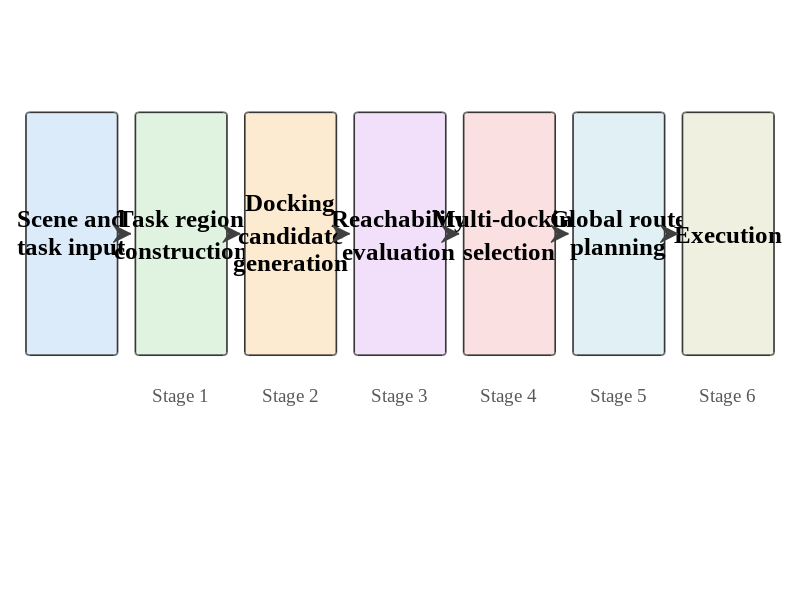

The MATLAB source for this figure: (Note: this script raises an error after producing the figure.)
function plot_framework_pipeline(out_dir)
%PLOT_FRAMEWORK_PIPELINE Draw a clean horizontal RCH-MT-MMP framework.
%
%   Stage numbering is continuous (Stage 1-6) after the scene-input box,
%   with enlarged box text so the figure stays legible when scaled to
%   \textwidth in the two-column IEEEtran layout.

    if nargin < 1 || isempty(out_dir)
        out_dir = fullfile(fileparts(fileparts(mfilename('fullpath'))), ...
                           'results', 'figures');
    end
    if ~exist(out_dir, 'dir'), mkdir(out_dir); end

    fig = figure('Name', 'RCH-MT-MMP Framework', 'Visible', 'off', ...
                 'Color', 'w', 'Position', [80, 80, 1500, 360]);
    ax = axes('Parent', fig, 'Position', [0.015, 0.04, 0.97, 0.92]);
    axis(ax, [0 1 0 1]);
    axis(ax, 'off');
    hold(ax, 'on');

    % {label lines; stage number (0 = no stage label)}
    stages = { ...
        {{'Scene and', 'task input'},             0}; ...
        {{'Task region', 'construction'},         1}; ...
        {{'Docking', 'candidate', 'generation'},  2}; ...
        {{'Reachability', 'evaluation'},          3}; ...
        {{'Multi-docking', 'selection'},          4}; ...
        {{'Global route', 'planning'},            5}; ...
        {{'Execution'},                           6} ...
    };
    colors = [ ...
        0.86 0.92 0.98;
        0.88 0.95 0.88;
        0.99 0.92 0.82;
        0.95 0.88 0.98;
        0.98 0.88 0.88;
        0.88 0.94 0.96;
        0.94 0.94 0.88];

    n = numel(stages);
    box_w = 0.118;
    box_h = 0.44;
    y = 0.40;
    x0 = 0.018;
    gap = (0.964 - n * box_w) / (n - 1);

    box_centers = zeros(n, 2);
    for i = 1:n
        x = x0 + (i - 1) * (box_w + gap);
        rectangle(ax, 'Position', [x, y, box_w, box_h], ...
                  'Curvature', 0.08, 'FaceColor', colors(i, :), ...
                  'EdgeColor', [0.22 0.22 0.22], 'LineWidth', 1.2);
        text(ax, x + box_w / 2, y + box_h / 2, stages{i}{1}, ...
             'HorizontalAlignment', 'center', 'VerticalAlignment', 'middle', ...
             'FontName', 'Times New Roman', 'FontSize', 18, ...
             'FontWeight', 'bold', 'Interpreter', 'none');
        if stages{i}{2} > 0
            text(ax, x + box_w / 2, y - 0.075, ...
                 sprintf('Stage %d', stages{i}{2}), ...
                 'HorizontalAlignment', 'center', ...
                 'FontName', 'Times New Roman', ...
                 'FontSize', 14, 'Color', [0.35 0.35 0.35], ...
                 'Interpreter', 'none');
        end
        box_centers(i, :) = [x + box_w / 2, y + box_h / 2];
    end

    ax_pos = get(ax, 'Position');
    for i = 1:n-1
        x_start = box_centers(i, 1) + box_w / 2 + 0.006;
        x_end = box_centers(i+1, 1) - box_w / 2 - 0.006;
        y_mid = box_centers(i, 2);
        annotation(fig, 'arrow', ...
            ax_pos(1) + ax_pos(3) * [x_start, x_end], ...
            ax_pos(2) + ax_pos(4) * [y_mid, y_mid], ...
            'Color', [0.25 0.25 0.25], 'LineWidth', 1.4, ...
            'HeadWidth', 9, 'HeadLength', 9);
    end

    % PNG (300 dpi) + FIG via the shared helper
    export_pub_figure(fig, fullfile(out_dir, 'fig_framework_pipeline'));
    % Vector PDF (tight bounding box) for direct LaTeX inclusion
    exportgraphics(fig, fullfile(out_dir, 'fig_framework_pipeline.pdf'), ...
                   'ContentType', 'vector');
    close(fig);
end
